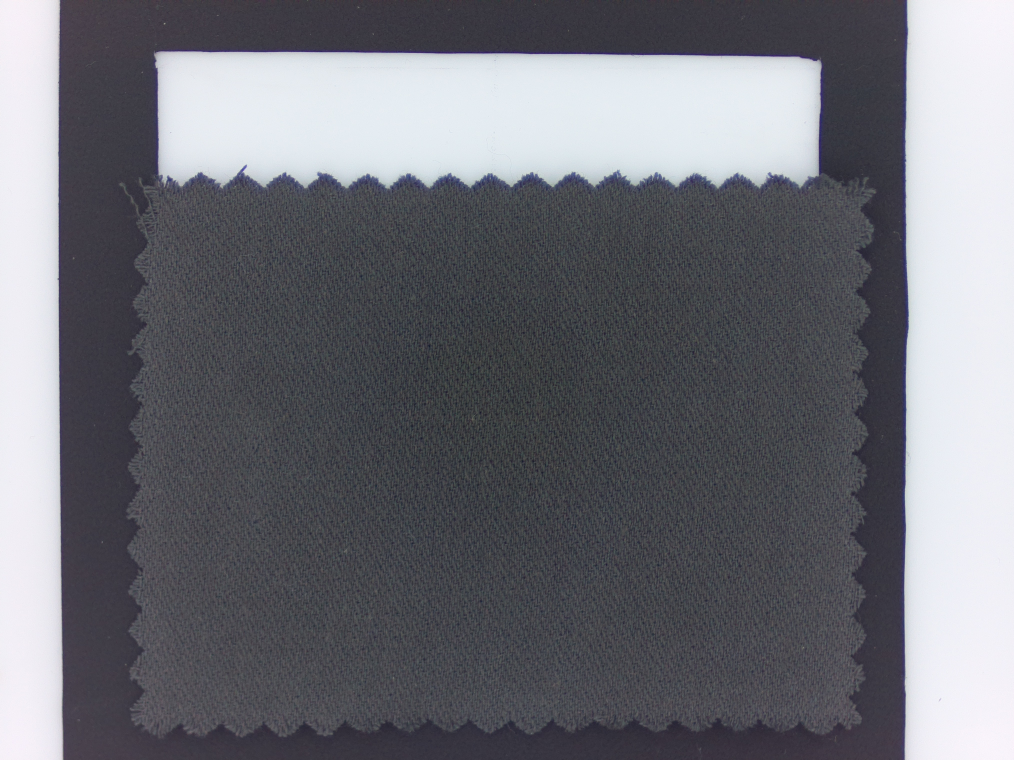
#> input picture image/swatch_image/original/125.jpg, 4056 x 3040 px, given in place of 18-6018_combined.jpg, which was not available (shown at 1/4 size)
$ python sliding_adaptive_convolution.py
#> lines starting #> are read from the running program, lines starting #| are printed output that depends on the picture; pictures that were not available may be replaced by others from this repository, and a replacement may not be noted
### data_class/path_finder.py
import os


class PathFinder:
    def __init__(self, base_dir_path="/home/pi/project"):
        # 기본 디렉토리 경로 설정, 기본값은 "/home/pi/project"
        self.base_dir_path = base_dir_path

        # 이미지 저장을 위한 루트 디렉토리
        self.image_dir_path = os.path.join(base_dir_path, "image")
        self.images_directory_path = os.path.join(base_dir_path, "images")

#-----------------------------------------------------------------------------------------------------------

        # 메인 프로그램
        self.capture_dir_path = os.path.join(base_dir_path, "capture_images")
        self.img_dir_path = os.path.join(base_dir_path, "img")
        self.model_dir_path = os.path.join(base_dir_path, "model")
        self.result_data_dir_path = os.path.join(base_dir_path, "result_data")
        self.result_img_dir_path = os.path.join(base_dir_path, "result_dir")

        self.capture_SM_dir_path = os.path.join(self.img_dir_path, "SM")
        self.capture_CI_dir_path = os.path.join(self.img_dir_path, "CI")
        self.capture_SM_clusters_dir_path = os.path.join(self.img_dir_path, "SM_clusters")

        self.capture_HB_dir_path = os.path.join(self.capture_dir_path, "hue_balanced")
        self.capture_comb_dir_path = os.path.join(self.capture_dir_path, "comb")
        self.capture_AC_dir_path = os.path.join(self.capture_dir_path, "addaptive_convolution")
        self.capture_BB_dir_path = os.path.join(self.capture_dir_path, "brigntness_balanced")


#----------------------------------------------------------------------------------------------------------
        # image의 swatch 이미지 관련 디렉토리
        self.swatch_images_dir_path = os.path.join(self.image_dir_path, "swatch_image")
        self.swatch_original_dir_path = os.path.join(self.swatch_images_dir_path, "original")  # 원본 이미지 디렉토리
        self.swatch_cropped_dir_path = os.path.join(self.swatch_images_dir_path, "cropped")  # 크롭된 이미지 디렉토리
        self.swatch_heatmap_dir_path = os.path.join(self.swatch_images_dir_path, "heatmap")  # 히트맵 이미지 디렉토리
        self.swatch_combined_dir_path = os.path.join(self.swatch_images_dir_path, "combined")  # 결합된 이미지 디렉토리
        self.swatch_HC_dir_path = os.path.join(self.swatch_images_dir_path, "hue_corrected") # 색조 보정 이미지 디렉토리
        self.swatch_test_dir_path = os.path.join(self.swatch_images_dir_path, "test")  # 테스트 이미지 디렉토리

        # image의 TPG 이미지 관련 디렉토리
        self.tpg_image_dir_path = os.path.join(self.image_dir_path, "tpg_image")
        self.tpg_original_dir_path = os.path.join(self.tpg_image_dir_path, "original")  # 원본 이미지 디렉토리
        self.tpg_cropped_dir_path = os.path.join(self.tpg_image_dir_path, "cropped")  # 크롭된 이미지 디렉토리
        self.tpg_heatmap_dir_path = os.path.join(self.tpg_image_dir_path, "heatmap")  # 히트맵 이미지 디렉토리
        self.tpg_combined_dir_path = os.path.join(self.tpg_image_dir_path, "combined")  # 결합된 이미지 디렉토리
        self.tpg_HC_dir_path = os.path.join(self.tpg_image_dir_path, "hue_corrected") # 색조 보정 이미지 디렉토리
        self.tpg_test_dir_path = os.path.join(self.tpg_image_dir_path, "test")  # 테스트 이미지 디렉토리
        self.tpg_compressed_dir_path = os.path.join(self.tpg_image_dir_path, "compressed")

        # image의 TCX 이미지 관련 디렉토리
        self.tcx_image_dir_path = os.path.join(self.image_dir_path, "tcx_image")
        self.tcx_original_dir_path = os.path.join(self.tcx_image_dir_path, "original")  # 원본 이미지 디렉토리
        self.tcx_heatmap_dir_path = os.path.join(self.tcx_image_dir_path, "heatmap")  # 히트맵 이미지 디렉토리
        self.tcx_combined_dir_path = os.path.join(self.tcx_image_dir_path, "combined")  # 결합된 이미지 디렉토리
        self.tcx_cropped_dir_path = os.path.join(self.tcx_image_dir_path, "cropped")  # 크롭된 이미지 디렉토리
        self.tcx_HC_dir_path = os.path.join(self.tcx_image_dir_path, "hue_corrected") # 색조 보정 이미지 디렉토리

        #---------------------------------------------------------------------------------------------------------------------

        # images의 swatch 이미지 관련 디렉토리
        self.swatch_images_directory_path = os.path.join(self.images_directory_path, "swatch")
        self.swatch_original_directory_path = os.path.join(self.swatch_images_directory_path, "original")  # 원본 이미지 디렉토리
        self.swatch_combined_directory_path = os.path.join(self.swatch_images_directory_path, "comb")  # 결합된 이미지 디렉토리
        self.swatch_HC_directory_path = os.path.join(self.swatch_images_directory_path, "HC") # 색조 보정 이미지 디렉토리
        self.swatch_AC_directory_path = os.path.join(self.swatch_images_directory_path, "AC") # 밝기 가중 축소 이미지 디렉토리
        self.swatch_BC_directory_path = os.path.join(self.swatch_images_directory_path, "BC") # 조도 보정 이미지 디렉토리
        self.swatch_corrected_directory_path = os.path.join(self.swatch_images_directory_path, "corrected") # 모든 보정 완료 이미지 디렉토리

        # images의 tpg 이미지 관련 디렉토리
        self.tpg_images_directory_path = os.path.join(self.images_directory_path, "tpg")
        self.tpg_original_directory_path = os.path.join(self.tpg_images_directory_path, "original")  # 원본 이미지 디렉토리
        self.tpg_combined_directory_path = os.path.join(self.tpg_images_directory_path, "comb")  # 결합된 이미지 디렉토리
        self.tpg_HC_directory_path = os.path.join(self.tpg_images_directory_path, "HC") # 색조 보정 이미지 디렉토리
        self.tpg_AC_directory_path = os.path.join(self.tpg_images_directory_path, "AC") # 밝기 가중 축소 이미지 디렉토리
        self.tpg_BC_directory_path = os.path.join(self.tpg_images_directory_path, "BC") # 조도 보정 이미지 디렉토리
        self.tpg_FC_directory_path = os.path.join(self.tpg_images_directory_path, "FC") # 색수차 보정 이미지 디렉토리
        self.tpg_corrected_directory_path = os.path.join(self.tpg_images_directory_path, "corrected") # 모든 보정 완료 이미지 디렉토리


        # images의 tcx 이미지 관련 디렉토리
        self.tcx_images_directory_path = os.path.join(self.images_directory_path, "tcx")
        self.tcx_original_directory_path = os.path.join(self.tcx_images_directory_path, "original")  # 원본 이미지 디렉토리
        self.tcx_combined_directory_path = os.path.join(self.tcx_images_directory_path, "comb")  # 결합된 이미지 디렉토리
        self.tcx_HC_directory_path = os.path.join(self.tcx_images_directory_path, "HC") # 색조 보정 이미지 디렉토리
        self.tcx_AC_directory_path = os.path.join(self.tcx_images_directory_path, "AC") # 밝기 가중 축소 이미지 디렉토리
        self.tcx_BC_directory_path = os.path.join(self.tcx_images_directory_path, "BC") # 조도 보정 이미지 디렉토리
        self.tcx_corrected_directory_path = os.path.join(self.tcx_images_directory_path, "corrected") # 모든 보정 완료 이미지 디렉토리


        #---------------------------------------------------------------------------------------------------------------------


        self.config_dir_path = os.path.join(base_dir_path, "config") # 설정 파일이 저장되는 디렉토리
        self.key_dir_path = self.config_dir_path  # API 키 또는 인증 관련 파일을 저장하는 디렉토리
        self.service_account_file_path = os.path.join(self.config_dir_path, "key.json")  # Google 서비스 계정 키 파일 경로
        self.image_settings_file_path = os.path.join(self.config_dir_path, "image_settings.json")

        self.image_number_file_path = os.path.join(self.config_dir_path, "image_number.txt")  # 이미지 순번을 기록하는 파일 경로
        self.image_settings_file_path = os.path.join(self.config_dir_path, "image_settings.json")  # 이미지 설정 파일 경로


    # [33 lines left out: functions ensureDirectoriesExist, get_directory, not called in this run]

### analysis/adaptive_convolution/sliding_adaptive_convolution.py
import numpy as np
from PIL import Image
from path_finder import PathFinder
import matplotlib.pyplot as plt
from matplotlib import font_manager, rc

'''

2024.05.14 kwc
mcu ac 알고리즘 개발

'''
# PathFinder 인스턴스를 생성하여 디렉토리 경로를 가져옴
path_finder = PathFinder()
extension = ".jpg"  # 파일 확장자 설정
combined_image_dir = path_finder.tpg_combined_directory_path  # TPG 결합 이미지 디렉토리 경로

# 이미지 파일 이름과 경로 설정
image_filename = f"18-6018_combined{extension}"
image_path = f"{combined_image_dir}/{image_filename}"

# 표준 RGB 값 설정
standard_r = 88
standard_g = 111
standard_b = 62

# 이미지를 열기
image = Image.open(image_path)
#> image is the input picture: PIL image 4056x3040 RGB; mean R, G, B 111.2, 112, 119

# 이미지를 NumPy 배열로 변환
image_array = np.array(image)

# MCU (Minimum Correction Unit) 크기와 스트라이드 설정
MCU_SIZE = 30
STRIDE = 15

# 축소된 이미지의 크기를 계산
new_height = (image_array.shape[0] - MCU_SIZE) // STRIDE + 1
#> new_height = 201
new_width = (image_array.shape[1] - MCU_SIZE) // STRIDE + 1
#> new_width = 269

# 축소된 이미지 배열 생성 (흑백)
reduced_image_gray = np.zeros((new_height, new_width))

# 축소된 이미지 배열 생성 (컬러)
reduced_image_color = np.zeros((new_height, new_width, 3), dtype=np.uint8)

# LUMA 공식을 이용한 밝기 가중치 적용된 Convolution 함수 정의
def brightness_weighted_convolution(block):
    # 블록의 밝기(픽셀 값) 가중치를 적용한 평균을 계산합니다.
    R, G, B = block[:,:,0], block[:,:,1], block[:,:,2]
    brightness = 0.299 * R + 0.587 * G + 0.114 * B
    weighted_sum = np.sum(block * brightness[:, :, np.newaxis], axis=(0, 1))
    return weighted_sum / np.sum(brightness)

# 컬러 평균 계산 함수 정의
def color_average_convolution(block):
    # 블록의 RGB 채널 각각에 대해 평균을 계산합니다.
    return np.mean(block, axis=(0, 1))

# Convolution을 수행하여 이미지를 축소합니다.
for i in range(0, image_array.shape[0] - MCU_SIZE + 1, STRIDE):
    for j in range(0, image_array.shape[1] - MCU_SIZE + 1, STRIDE):
        # 현재 블록을 추출
        block = image_array[i:i + MCU_SIZE, j:j + MCU_SIZE]

        # 흑백 이미지용 밝기 가중치 적용
        reduced_pixel_gray = brightness_weighted_convolution(block)

        # 컬러 이미지용 색상 평균 적용
        reduced_pixel_color = color_average_convolution(block)

        # 축소된 이미지 배열에 결과 저장
        reduced_image_gray[i // STRIDE, j // STRIDE] = np.mean(reduced_pixel_gray)
        reduced_image_color[i // STRIDE, j // STRIDE] = reduced_pixel_color
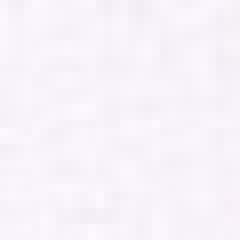
#> block: shape (30, 30, 3) (shown 8 times larger); mean R, G, B 248.1, 243, 250
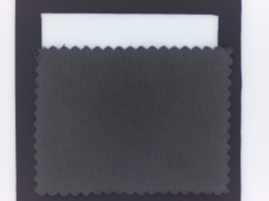
#> reduced_image_color: shape (201, 269, 3); mean R, G, B 110.2, 111.1, 118

# 원본 및 축소된 이미지 크기 출력
print("원본 이미지 크기:", image_array.shape)
#| 원본 이미지 크기: (3040, 4056, 3)
print("축소된 이미지 크기 (흑백):", reduced_image_gray.shape)
#| 축소된 이미지 크기 (흑백): (201, 269)
print("축소된 이미지 크기 (컬러):", reduced_image_color.shape)
#| 축소된 이미지 크기 (컬러): (201, 269, 3)

# 결과 이미지를 확인합니다.
# 흑백 이미지 저장
plt.imshow(reduced_image_gray, cmap='gray')
plt.title("축소된 이미지 (흑백)")
plt.savefig("reduced_image_gray.png")
print("이미지가 'reduced_image_gray.png' 파일로 저장되었습니다.")

# 컬러 이미지 저장
plt.imshow(reduced_image_color)
plt.title("축소된 이미지 (컬러)")
plt.savefig("reduced_image_color.png")
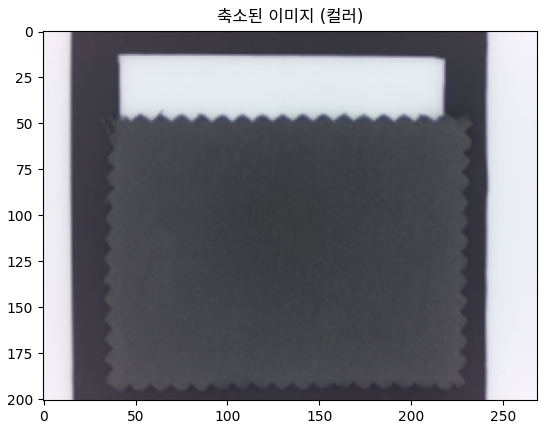
#> figure drawn by matplotlib, 1 panel
print("이미지가 'reduced_image_color.png' 파일로 저장되었습니다.")

$ run again, on image/swatch_image/original/127.jpg
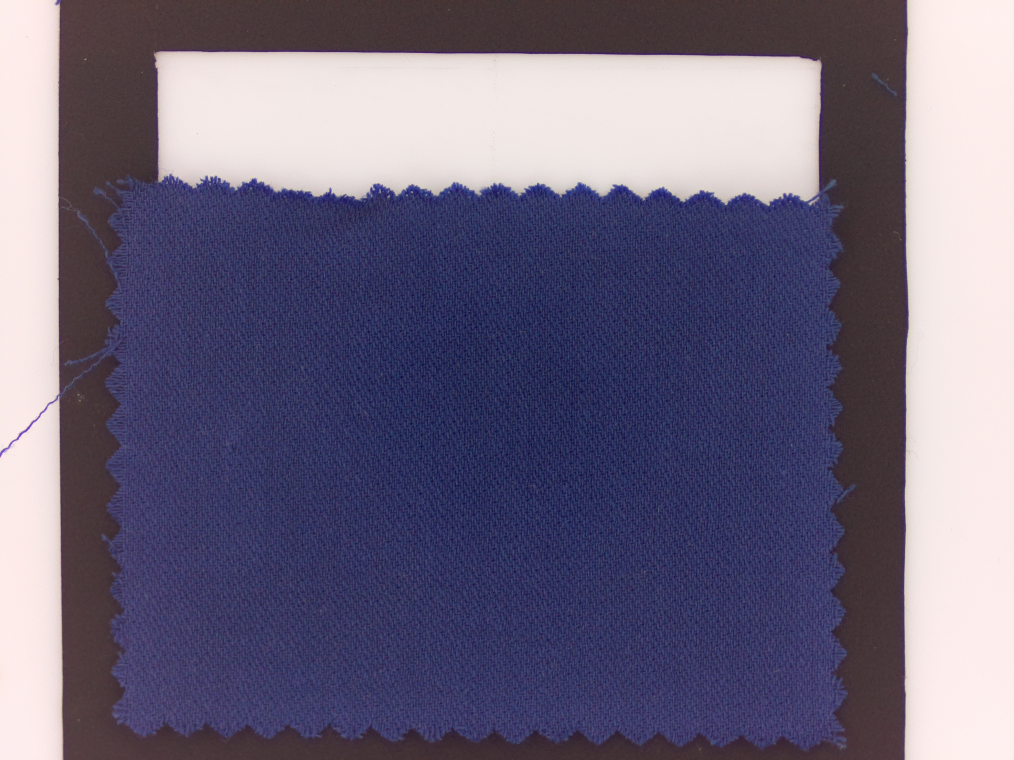
#> input picture image/swatch_image/original/127.jpg, 4056 x 3040 px, given in place of 18-6018_combined.jpg, which was not available (shown at 1/4 size)
#> image is the input picture: PIL image 4056x3040 RGB; mean R, G, B 109.8, 103.2, 126.2
#> after the loop `for i in range(0, image_array.shape[0] - MCU_SIZE + 1, STRIDE):`:
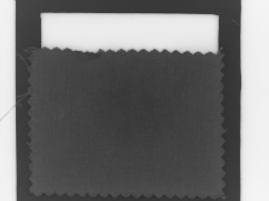
#> reduced_image_gray: shape (201, 269) float64; min 46.66, max 244.7, mean 114.3
#| 원본 이미지 크기: (3040, 4056, 3)
#| 축소된 이미지 크기 (흑백): (201, 269)
#| 축소된 이미지 크기 (컬러): (201, 269, 3)
#> `plt.savefig("reduced_image_color.png")`:
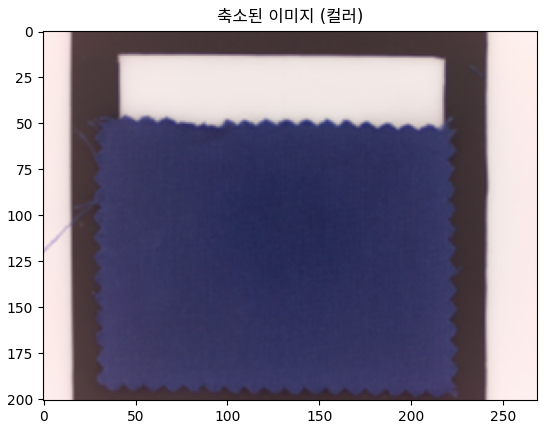
#> figure drawn by matplotlib, 1 panel

$ run again, on image/swatch_image/original/128.jpg
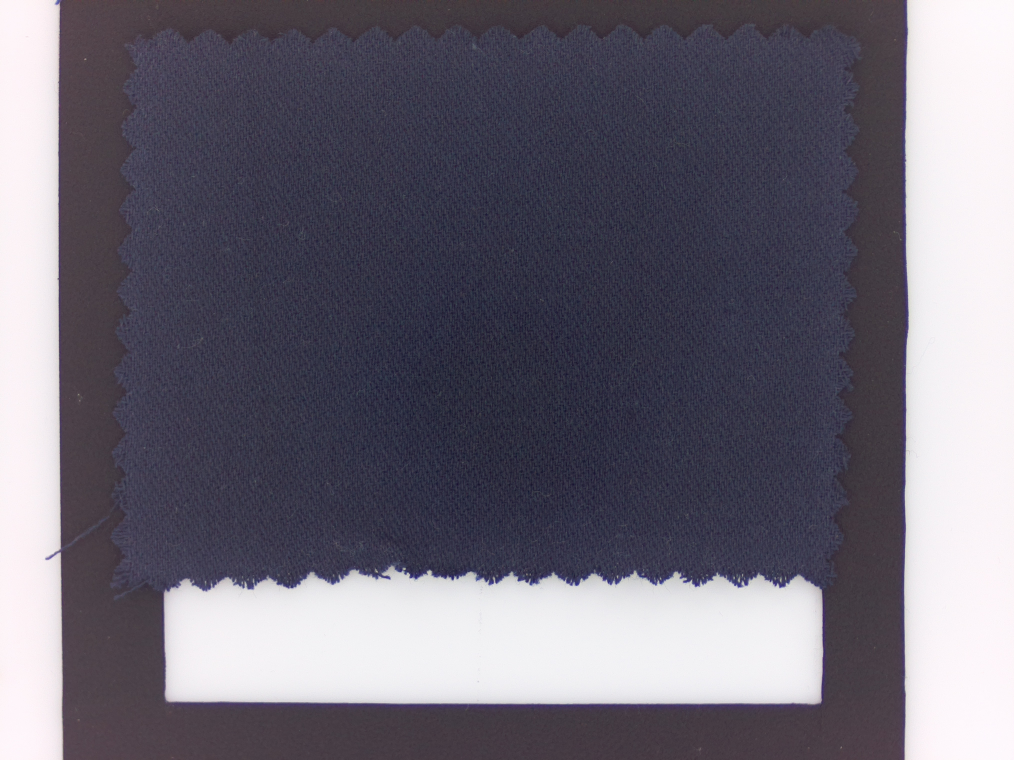
#> input picture image/swatch_image/original/128.jpg, 4056 x 3040 px, given in place of 18-6018_combined.jpg, which was not available (shown at 1/4 size)
#> image is the input picture: PIL image 4056x3040 RGB; mean R, G, B 109.5, 105.8, 118.2
#> after the loop `for i in range(0, image_array.shape[0] - MCU_SIZE + 1, STRIDE):`:
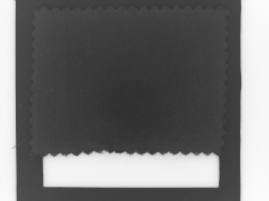
#> reduced_image_gray: shape (201, 269) float64; min 46.72, max 251.8, mean 111.7
#| 원본 이미지 크기: (3040, 4056, 3)
#| 축소된 이미지 크기 (흑백): (201, 269)
#| 축소된 이미지 크기 (컬러): (201, 269, 3)
#> `plt.savefig("reduced_image_color.png")`:
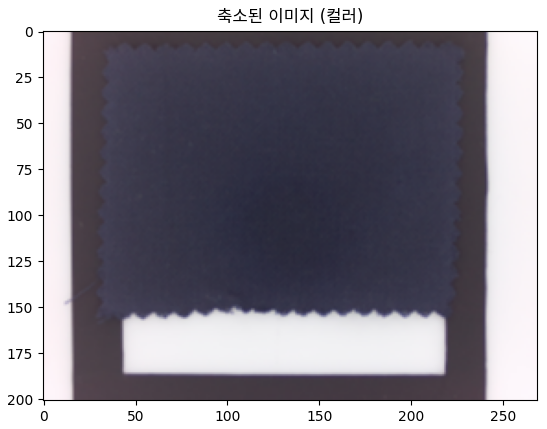
#> figure drawn by matplotlib, 1 panel
